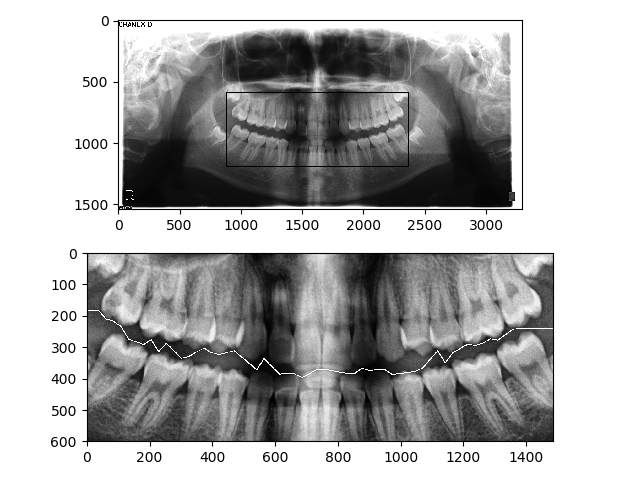
#> input picture cropped-figures/5.png, 640 x 480 px, given in place of 5.jpg, which was not available
$ python niblack.py
#> lines starting #> are read from the running program, lines starting #| are printed output that depends on the picture; after the words box and inside, x2 and y2 are one past the last pixel; in counts of white or black regions, pixels touching at a corner belong together; pictures that were not available may be replaced by others from this repository, and a replacement may not be noted
import matplotlib
import matplotlib.pyplot as plt
import cv2
from skimage.data import page
from skimage.filters import (threshold_otsu, threshold_niblack,
                             threshold_sauvola)


matplotlib.rcParams['font.size'] = 9


image = cv2.imread('5.jpg',0)
#> image is the input picture: shape (480, 640); min 0, max 255, mean 175.8
binary_global = image > threshold_otsu(image)
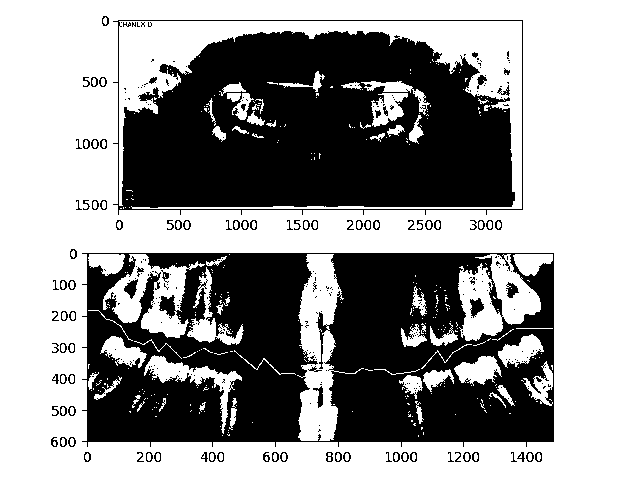
#> binary_global: shape (480, 640) bool; 59.2% white; 309 black regions (219 under 20 px), largest, box (x1, y1, x2, y2) and area: (82, 253, 554, 447) 64658, (113, 20, 523, 215) 56774, (470, 298, 484, 318) 168

window_size = 31
thresh_niblack = threshold_niblack(image, window_size=window_size, k=1)
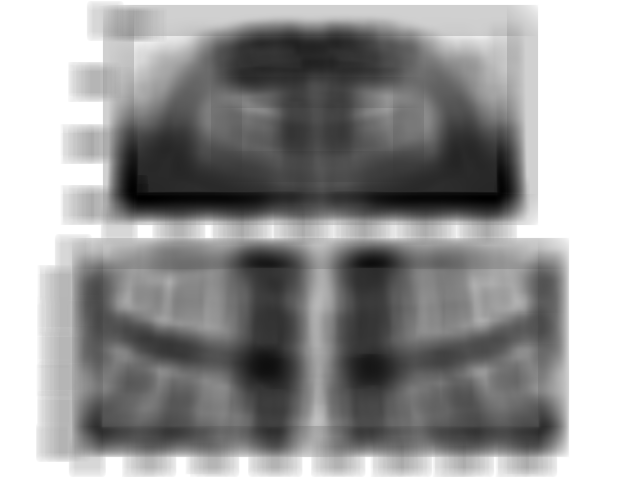
#> thresh_niblack: shape (480, 640) float64; min -39.23, max 255, mean 138.4; drawn with min black and max white
thresh_sauvola = threshold_sauvola(image, window_size=window_size)
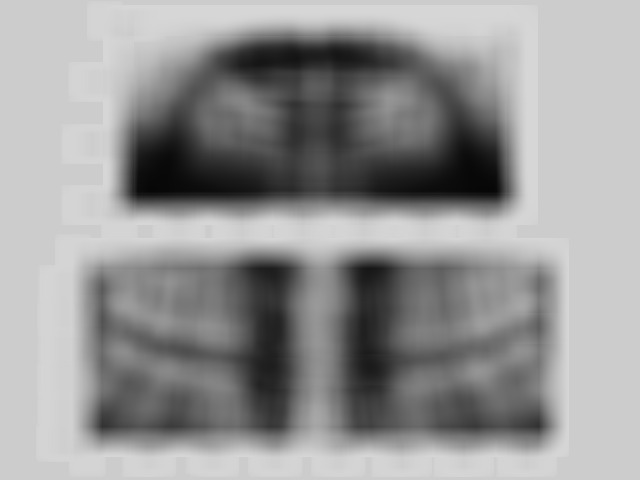
#> thresh_sauvola: shape (480, 640) float64; min 7.29, max 214.5, mean 149.8

binary_niblack = image > thresh_niblack
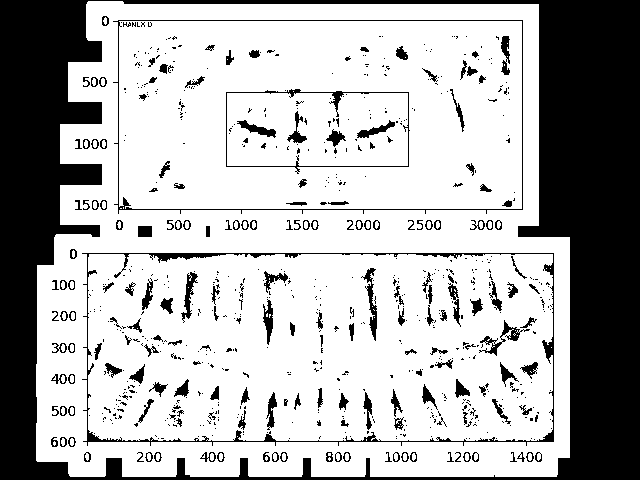
#> binary_niblack: shape (480, 640) bool; 69.9% white; 741 black regions (553 under 20 px), largest, box (x1, y1, x2, y2) and area: (0, 0, 640, 480) 74102, (82, 253, 554, 446) 2860, (113, 20, 523, 214) 1298
binary_sauvola = image > thresh_sauvola
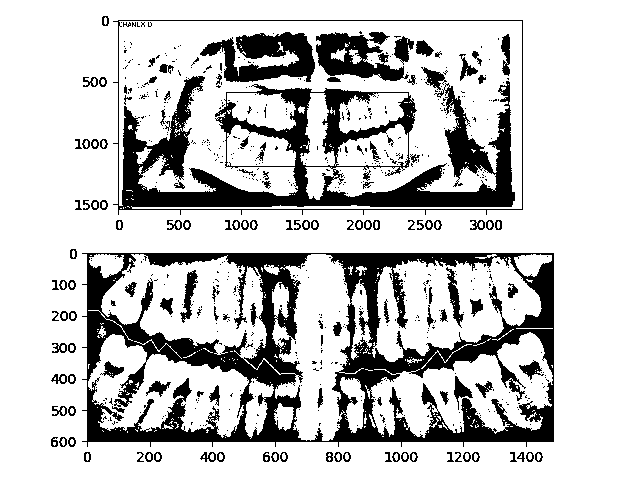
#> binary_sauvola: shape (480, 640) bool; 78.2% white; 651 black regions (514 under 20 px), largest, box (x1, y1, x2, y2) and area: (82, 253, 554, 447) 31941, (113, 20, 523, 215) 19629, (200, 32, 315, 82) 3298

plt.figure(figsize=(8, 7))
plt.subplot(2, 2, 1)
plt.imshow(image, cmap=plt.cm.gray)
plt.title('Original')
plt.axis('off')

plt.subplot(2, 2, 2)
plt.title('Global Threshold')
plt.imshow(binary_global, cmap=plt.cm.gray)
plt.axis('off')

plt.subplot(2, 2, 3)
plt.imshow(binary_niblack, cmap=plt.cm.gray)
plt.title('Niblack Threshold')
plt.axis('off')

plt.subplot(2, 2, 4)
plt.imshow(binary_sauvola, cmap=plt.cm.gray)
plt.title('Sauvola Threshold')
plt.axis('off')

plt.show()

plt.figure(figsize=(7, 7))
plt.imshow(binary_niblack, cmap=plt.cm.gray)

$ run again, with cropped-figures/1.png copied over cropped-figures/5.png
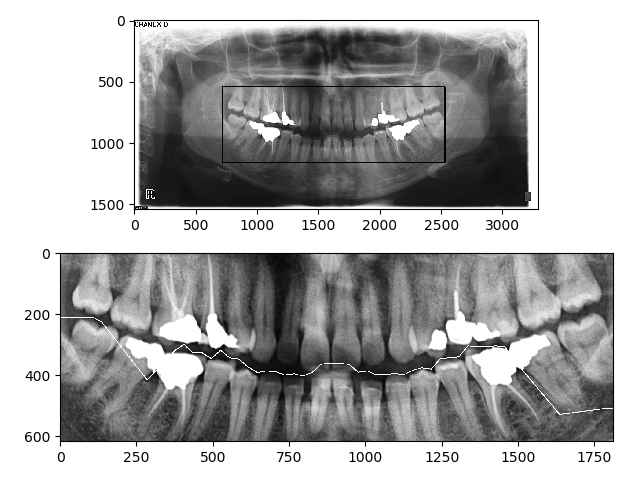
#> input picture cropped-figures/1.png, 640 x 480 px, given in place of 5.jpg, which was not available
#> image is the input picture: shape (480, 640); min 0, max 255, mean 170.8
#> `binary_global = image > threshold_otsu(image)`:
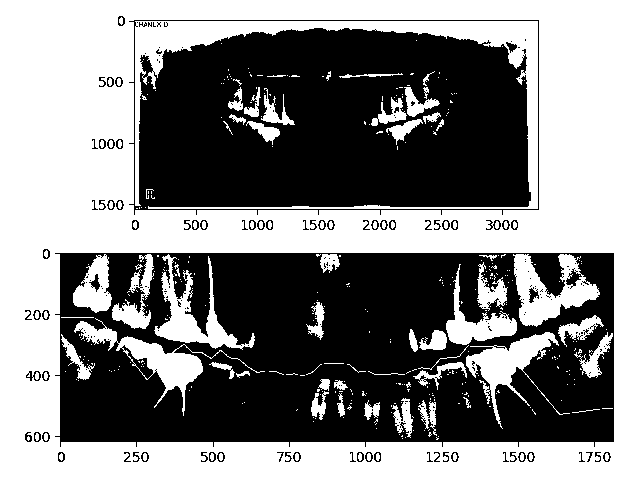
#> binary_global: shape (480, 640) bool; 51.5% white; 219 black regions (150 under 20 px), largest, box (x1, y1, x2, y2) and area: (55, 253, 614, 447) 82912, (129, 20, 539, 215) 63042, (529, 287, 539, 303) 86
#> binary_niblack: shape (480, 640) bool; 73.9% white; 794 black regions (610 under 20 px), largest, box (x1, y1, x2, y2) and area: (0, 0, 640, 480) 57291, (55, 253, 614, 446) 2532, (129, 20, 539, 214) 1265
#> `binary_sauvola = image > thresh_sauvola`:
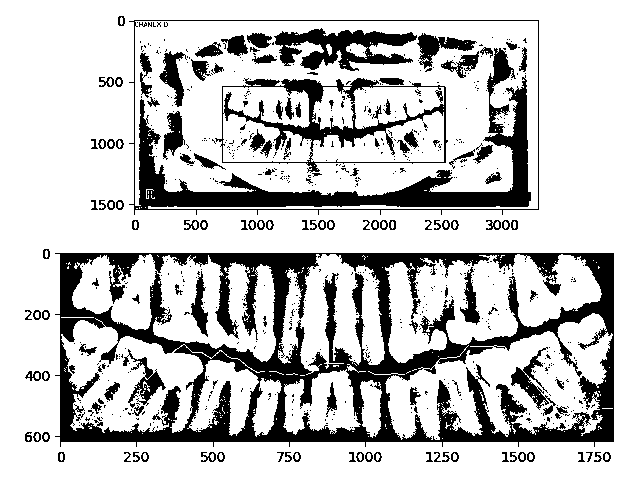
#> binary_sauvola: shape (480, 640) bool; 77.1% white; 697 black regions (560 under 20 px), largest, box (x1, y1, x2, y2) and area: (55, 253, 614, 447) 37384, (129, 20, 539, 215) 11719, (215, 78, 448, 173) 4210

$ run again, with cropped-figures/10.png copied over cropped-figures/5.png
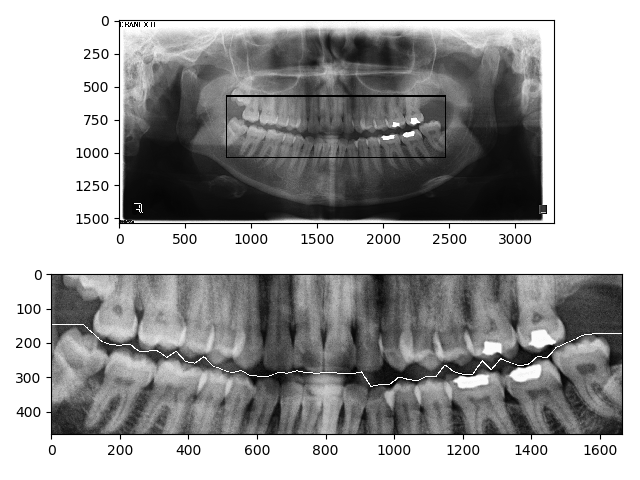
#> input picture cropped-figures/10.png, 640 x 480 px, given in place of 5.jpg, which was not available
#> image is the input picture: shape (480, 640); min 0, max 255, mean 163.3
#> `binary_global = image > threshold_otsu(image)`:
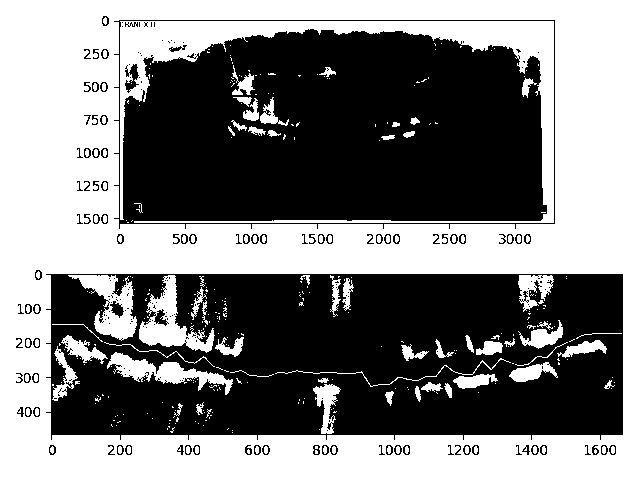
#> binary_global: shape (480, 640) bool; 49.5% white; 352 white regions (242 under 20 px), largest, box (x1, y1, x2, y2) and area: (0, 0, 640, 480) 121747, (120, 21, 554, 223) 13921, (139, 275, 215, 353) 2186
#> binary_niblack: shape (480, 640) bool; 76.8% white; 709 black regions (505 under 20 px), largest, box (x1, y1, x2, y2) and area: (0, 0, 640, 480) 48600, (46, 274, 623, 439) 3724, (114, 20, 555, 228) 1400
#> `binary_sauvola = image > thresh_sauvola`:
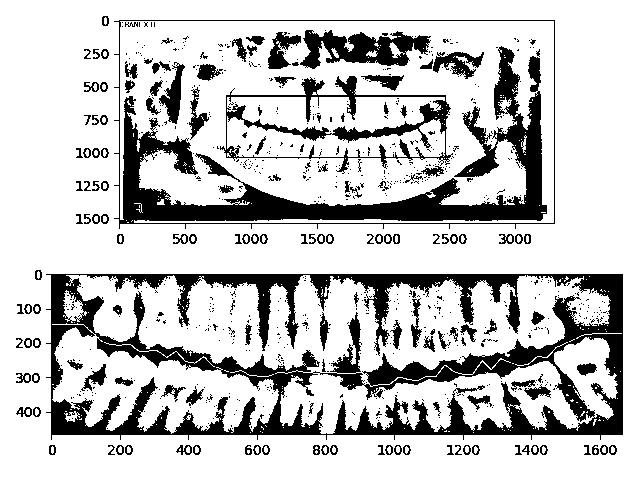
#> binary_sauvola: shape (480, 640) bool; 77.7% white; 819 black regions (671 under 20 px), largest, box (x1, y1, x2, y2) and area: (46, 274, 623, 440) 31760, (114, 20, 555, 229) 17430, (220, 76, 453, 174) 4036

$ run again, with cropped-figures/11.png copied over cropped-figures/5.png
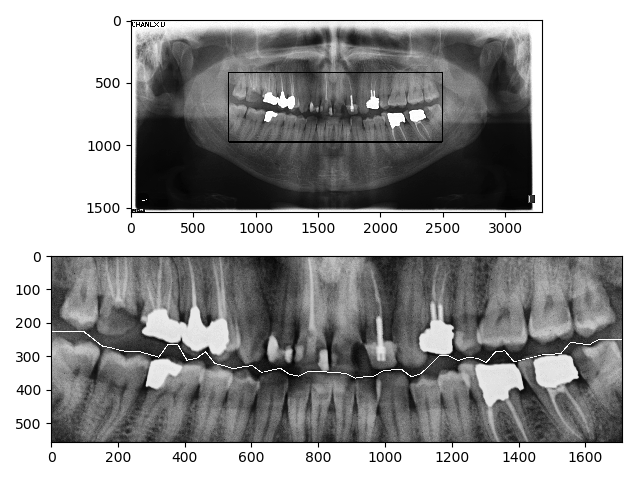
#> input picture cropped-figures/11.png, 640 x 480 px, given in place of 5.jpg, which was not available
#> image is the input picture: shape (480, 640); min 0, max 255, mean 158.3
#> `binary_global = image > threshold_otsu(image)`:
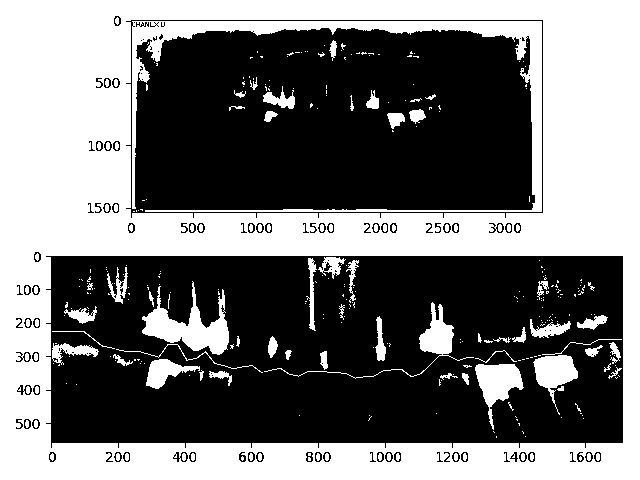
#> binary_global: shape (480, 640) bool; 45.7% white; 334 white regions (227 under 20 px), largest, box (x1, y1, x2, y2) and area: (0, 0, 640, 480) 116506, (132, 21, 542, 212) 8963, (142, 281, 229, 355) 2592
#> binary_niblack: shape (480, 640) bool; 76.8% white; 981 black regions (773 under 20 px), largest, box (x1, y1, x2, y2) and area: (0, 0, 640, 480) 49139, (46, 256, 623, 447) 3450, (126, 20, 543, 217) 1315
#> `binary_sauvola = image > thresh_sauvola`:
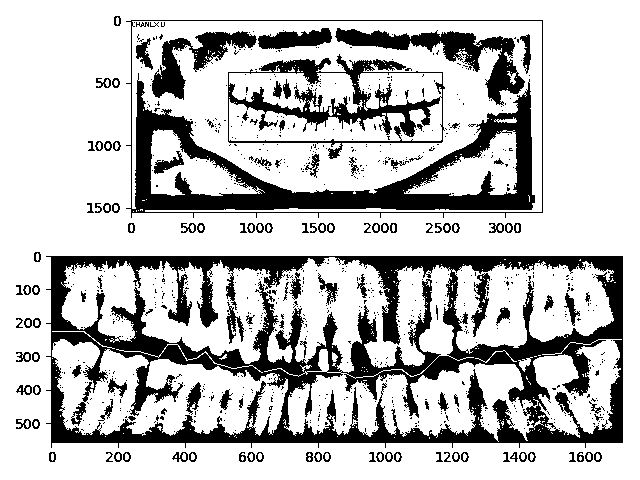
#> binary_sauvola: shape (480, 640) bool; 75.1% white; 835 black regions (707 under 20 px), largest, box (x1, y1, x2, y2) and area: (46, 256, 623, 448) 39410, (126, 20, 543, 218) 15012, (228, 54, 445, 159) 5634
